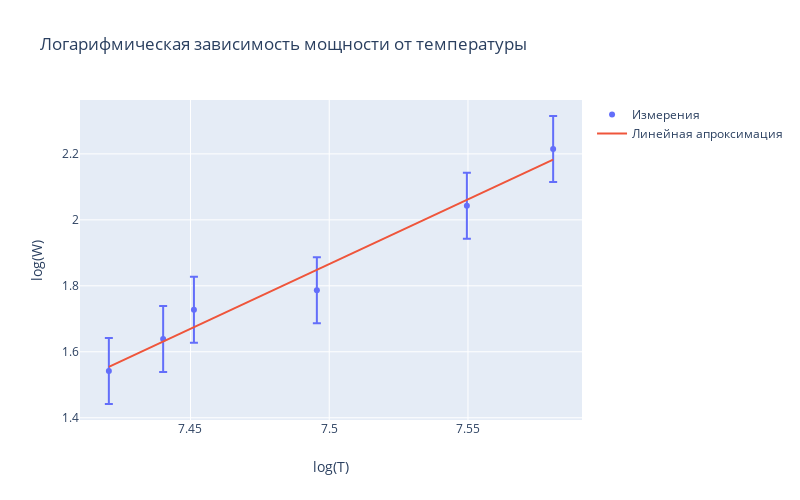

The cell this chart's notebook holds for it:
### Markdown cell above
Если выкинуть все значения меньше 1700K получим:

### Code cell
x_ = x[-6:]
y_ = y[-6:]

points = go.Scatter({
    'x': np.log(x_),
    'y': np.log(y_),
    'name': 'Измерения',  
    'error_y': {
        'type': 'constant',
        'value':0.1,
    },
    'mode': 'markers'
    })

x_linspace = np.linspace(min(np.log(x_)), max(np.log(x_)), 200)

n_1, ln_eps, sig_n1, sig_ln_eps = leastsqr(np.log(x_), np.log(y_))

linear_approx = go.Scatter({
    'x': x_linspace,
    'y': n_1 * x_linspace + ln_eps,
    'name': 'Линейная апроксимация',
    
})

layout = go.Layout({
    'title': 'Логарифмическая зависимость мощности от температуры',
    'height': 500,
    'width': 800,
    'xaxis': {
        'title': 'log(T)'
    },
    'yaxis': {
        'title': 'log(W)'
    }
})
print('Коэффициент наклона прямой: {0:.2f}±{1:.2f}'.format(n_1, sig_n1))
go.Figure(data=[points, linear_approx], layout=layout)

### Figure 1 — Plotly figure (JSON) as saved in the notebook; plotly's stock layout.template omitted (floating-point values rounded to 4 significant figures; data arrays with more than 128 entries replaced by an {"elided": "..."} marker saying what was removed)
{"data": [{"error_y": {"type": "constant", "value": 0.1}, "mode": "markers", "name": "Измерения", "type": "scatter", "x": [7.421, 7.44, 7.451, 7.496, 7.55, 7.581], "y": [1.542, 1.639, 1.728, 1.786, 2.043, 2.215]}, {"name": "Линейная апроксимация", "type": "scatter", "x": {"elided": "200 float values"}, "y": {"elided": "200 float values"}}], "layout": {"height": 500, "title": {"text": "Логарифмическая зависимость мощности от температуры"}, "width": 800, "xaxis": {"title": {"text": "log(T)"}}, "yaxis": {"title": {"text": "log(W)"}}}}
